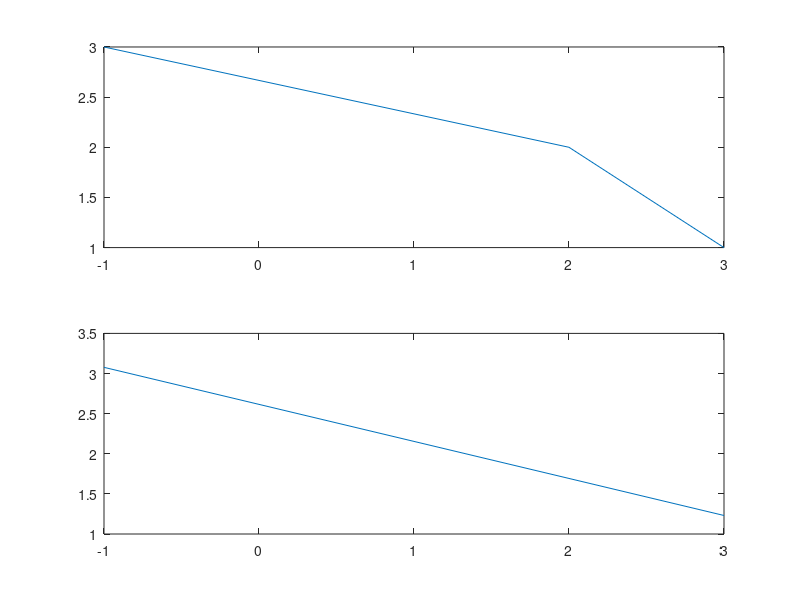

Source code (MATLAB):
1;

#{

Models:
  Linear relations
    y=a0+a1x
  Polynomial function
    y=a0+a1x+a2x^2
  Nonlinear model
  y=a0x^(a1)
  
regression:
  To adjust a physical law to experimental law
  Verify if an experiment can confirm a physical law
  To determine parameters based on a theoretical relationship 
  and experimental data
  Measurement of a resistor
  Machine learning
#}
clear
format long
output_precision(16)

x=[-1;2;3]
y=[3;2;1]
subplot (2, 1, 1)
plot(x,y)
m = length(x)


type = 1; #1=linear model, 2=exponential model, 3=power law model

if(type == 1)
  #y=a0+a1*x
  
elseif(type ==2)
  #{
  y=a0*e^(a1*x)
  Linearization:
    Multiply by ln
    ln(y) = ln(a0*e^(a1*x))=ln(a0)+a1*x
    ln(y) = ln(a0)+a1*x
    Y= ln(y)
    A0= ln(a0)
    X=x
    We can use a linear model to solve ln(y) = ln(a0)+a1*x data points 
   (xi, ln (yi))
    Exponential becomes linear when the natural log (ln) is computed
  #}
  y= log(y);
 
elseif(type ==3)
  #{
  y=a0*x^(a1)
  Linearization:
    Multiply by ln
    ln(y) = ln(a0*x^(a1))=ln(a0)+a1*ln(x)
    ln(y) = ln(a0)+a1*ln(x)
    Y= ln(y)
    A0= ln(a0)
    X=ln(x)
    We can use a linear model to solve ln(y) = ln(a0)+a1*ln(x) data points 
   (ln(xi), ln (yi))
    power law becomes linear when the natural log (ln) is computed
  #}
  y= log(y);
  x= log(x);
endif

#
#to get a1 and a0:
xy = x.*y
x2 = x.^2

a1 = (m*sum(xy)-sum(x)*sum(y))/(m*sum(x2)-(sum(x))^2);
a0 = (1/m)*sum(y)-a1*(1/m)*sum(x);
a0;
a1;

#{
a0=-2
a1=2.3
#}

if(type == 1)
  #y=a0+a1*x
  a0
  a1
  f = a0+a1*x;
  fx = @(x) a0+a1*x;
  disp(["y = ",num2str(a0)," + ",num2str(a1),"x"])  
elseif(type ==2)
  # y=a0*e^(a1*x)
    disp(["ln(y) = ",num2str(a0)," + ",num2str(a1),"X"])  
    a0 = exp(a0)
    a1
    y=exp(y)
    
   f=a0*exp(a1*x);
   fx = @(x) a0*exp(a1*x);
   disp(["y = ",num2str(a0)," *e^(",num2str(a1),"x)"])  
elseif(type ==3)
  # y=a0*x^(a1)
    disp(["ln(y) = ",num2str(a0)," + ",num2str(a1),"ln(x)"])  
    a0 = exp(a0)
    a1
    y=exp(y)
    x=exp(x)
   f=a0*x.^(a1);
   fx=@(x) a0*x.^(a1);
   disp(["y = ",num2str(a0)," *x^(",num2str(a1),")"]) 
endif

subplot (2, 1, 2)
plot(x,f)

#residual error
disp("Residual errors")
r= y - f
r= r.^2;

disp("Squared Error")
SE = sum(r)
#we wante the solution with minimum SE

disp("Mean Squared Error")
MSE = SE/m

disp("Root Mean Squared Error")
RMSE = sqrt(MSE)

disp("")
disp("y at given x:")
x0 = 1985;
y = fx(x0)






















